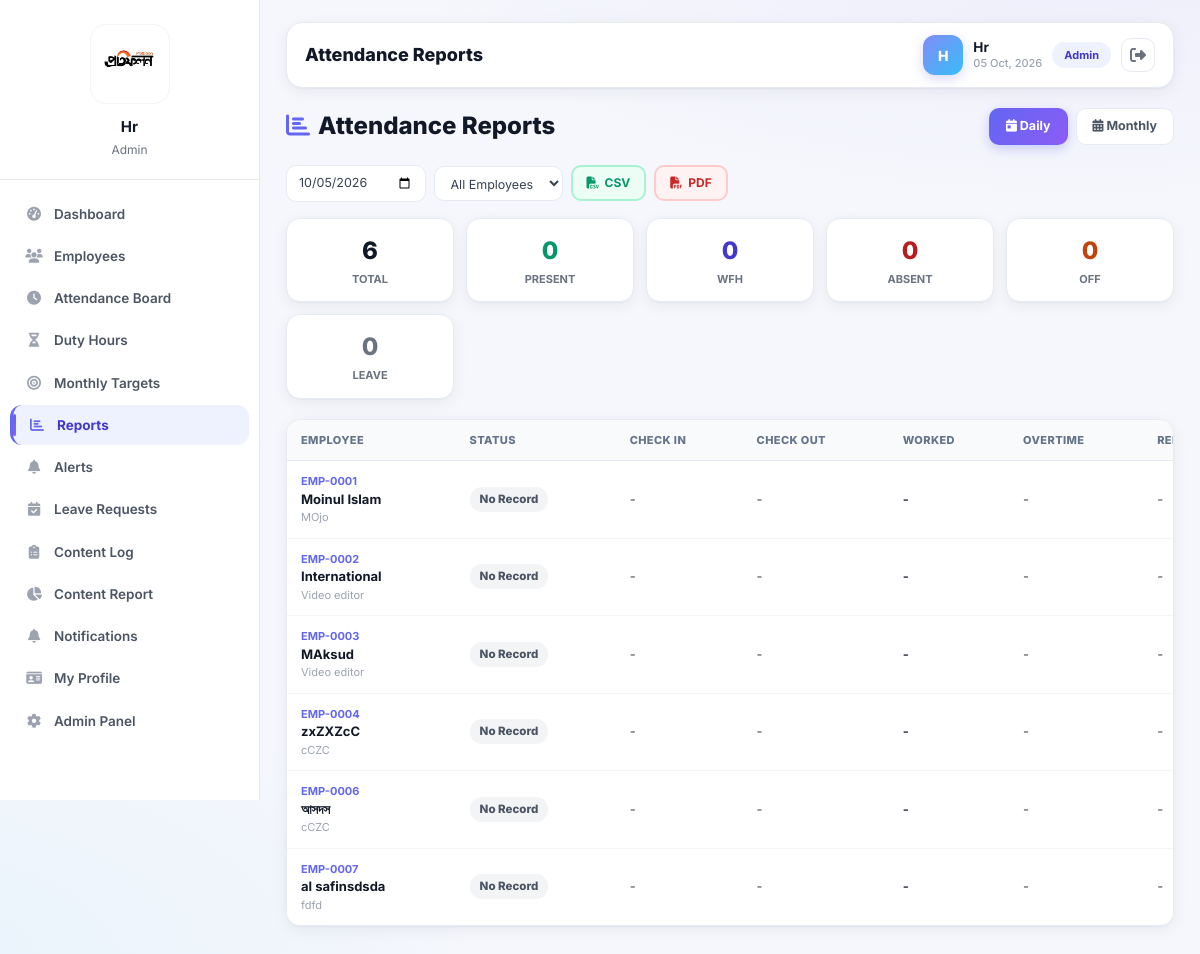
Screenshot of /attendance/reports/ (signed in) with the database file from the repository.
### employees/models.py (models this page shows, shortened)
class OfficeSetting(models.Model):
    title = models.CharField(max_length=120, default='Office')
    logo = models.ImageField(upload_to='office/', blank=True, null=True)
    office_lat = models.FloatField(null=True, blank=True)
    office_lng = models.FloatField(null=True, blank=True)
    office_radius = models.IntegerField(default=200, help_text='মিটারে')
    class Meta:
        verbose_name_plural = 'Office Settings'
    @classmethod
    def load(cls):
        obj, _ = cls.objects.get_or_create(pk=1)
        return obj

class Employee(models.Model):
    DUTY_CHOICES = [
        ('office', 'Office'),
        ('wfh', 'Work From Home'),
        ('field', 'Field'),
        ('mojo', 'Mojo (No Attendance)'),
    ]
    STATUS_CHOICES = [
        ('active', 'Active'),
        ('inactive', 'Inactive'),
    ]
    name = models.CharField(max_length=120)
    photo = models.ImageField(upload_to='employees/', blank=True, null=True)
    emp_id = models.CharField(max_length=20, unique=True, blank=True)
    designation = models.CharField(max_length=100)
    department = models.CharField(max_length=100)
    joining_date = models.DateField()
    mobile = models.CharField(max_length=20, blank=True)
    email = models.EmailField(blank=True)
    address = models.TextField(blank=True)
    salary = models.DecimalField(max_digits=10, decimal_places=2, default=0)
    duty_group = models.CharField(max_length=10, choices=DUTY_CHOICES, default='office')
    target_hours = models.FloatField(default=8)
    status = models.CharField(max_length=10, choices=STATUS_CHOICES, default='active')
    emergency1_name = models.CharField(max_length=80, blank=True, verbose_name='Emergency 1 Name')
    emergency1_mobile = models.CharField(max_length=20, blank=True, verbose_name='Emergency 1 Mobile')
    emergency2_name = models.CharField(max_length=80, blank=True, verbose_name='Emergency 2 Name')
    emergency2_mobile = models.CharField(max_length=20, blank=True, verbose_name='Emergency 2 Mobile')
    nid = models.CharField(max_length=30, blank=True, verbose_name='Employee NID')
    nid_image = models.ImageField(upload_to='nid_images/', blank=True, null=True, verbose_name='Employee NID Image')
    father_nid = models.CharField(max_length=30, blank=True, verbose_name="Father's NID")
    father_nid_image = models.ImageField(upload_to='nid_images/', blank=True, null=True, verbose_name="Father's NID Image")
    mother_nid = models.CharField(max_length=30, blank=True, verbose_name="Mother's NID")
    mother_nid_image = models.ImageField(upload_to='nid_images/', blank=True, null=True, verbose_name="Mother's NID Image")
    user = models.OneToOneField('auth.User', on_delete=models.SET_NULL, null=True, blank=True, related_name='employee')
    class Meta:
        ordering = ['emp_id']

### accounts/models.py (models this page shows, shortened)
class Profile(models.Model):
    user = models.OneToOneField(settings.AUTH_USER_MODEL,
                                on_delete=models.CASCADE,
                                related_name='profile')
    role = models.CharField(max_length=20, choices=ROLE_CHOICES, default='employee')

### accounts/decorators.py (the view)
        @login_required(login_url='login')
        def wrapper(request, *args, **kwargs):
            prof = getattr(request.user, 'profile', None)
            ok = request.user.is_superuser or (prof and prof.role in roles)
            if not ok:
                messages.error(request, 'You do not have permission.')
                return redirect('dashboard')
            return view(request, *args, **kwargs)

### templates/attendance/reports.html (shortened to what this page needs)
{% extends "app_base.html" %}
{% block page_title %}Attendance Reports{% endblock %}
{% block content %}
<div class="ar-header fade-in">
  <h4><i class="fas fa-chart-bar me-2" style="color:#6366f1;"></i>Attendance Reports</h4>
  <div class="ar-tabs">
    <a class="ar-tab {% if view_type == 'daily' %}on{% endif %}" href="?type=daily&date={{ day|date:'Y-m-d' }}{% if emp_id %}&emp={{ emp_id }}{% endif %}">
      <i class="fas fa-calendar-day"></i> Daily
    </a>
    <a class="ar-tab {% if view_type == 'monthly' %}on{% endif %}" href="?type=monthly&month={{ year }}-{{ month|stringformat:'02d' }}{% if emp_id %}&emp={{ emp_id }}{% endif %}">
      <i class="fas fa-calendar-alt"></i> Monthly
    </a>
  </div>
</div>
{% if view_type == 'daily' %}
<form method="get" class="ar-filter fade-in" style="margin-bottom:16px;">
  <input type="date" name="date" value="{{ day|date:'Y-m-d' }}" onchange="this.form.submit()">
  <select name="emp" onchange="this.form.submit()">
    <option value="">All Employees</option>
  </select>
  <a class="ar-dl ar-dl-csv" href="{% url 'download_csv' %}?type=daily&date={{ day|date:'Y-m-d' }}{% if emp_id %}&emp={{ emp_id }}{% endif %}">
    <i class="fas fa-file-csv"></i> CSV
  </a>
  <a class="ar-dl ar-dl-pdf" href="{% url 'download_pdf' %}?type=daily&date={{ day|date:'Y-m-d' }}{% if emp_id %}&emp={{ emp_id }}{% endif %}">
    <i class="fas fa-file-pdf"></i> PDF
  </a>
</form>
<div class="ar-stats fade-in">
  <div class="ar-stat"><div class="val">{{ counts.total }}</div><div class="lbl">Total</div></div>
  <div class="ar-stat"><div class="val" style="color:#059669;">{{ counts.present }}</div><div class="lbl">Present</div></div>
  <div class="ar-stat"><div class="val" style="color:#4338ca;">{{ counts.wfh }}</div><div class="lbl">WFH</div></div>
  <div class="ar-stat"><div class="val" style="color:#b91c1c;">{{ counts.absent }}</div><div class="lbl">Absent</div></div>
  <div class="ar-stat"><div class="val" style="color:#c2410c;">{{ counts.off }}</div><div class="lbl">Off</div></div>
  <div class="ar-stat"><div class="val" style="color:#6b7280;">{{ counts.leave }}</div><div class="lbl">Leave</div></div>
</div>
<div class="ar-card fade-in">
  <table>
    <thead>
      <tr>
        <th>Employee</th>
        <th>Status</th>
        <th>Check In</th>
        <th>Check Out</th>
        <th>Worked</th>
        <th>Overtime</th>
        <th>Remaining</th>
      </tr>
    </thead>
    <tbody>
      {% for r in rows %}
      <tr>
        <td>
          <div class="ar-emp-id">{{ r.emp.emp_id }}</div>
          <div class="ar-emp">{{ r.emp.name }}</div>
          <div class="ar-emp-desig">{{ r.emp.designation }}</div>
        </td>
        <td>
          {% if r.att %}
            {% if r.att.status == 'present' %}<span class="badge-present">Present</span>
            {% elif r.att.status == 'wfh' %}<span class="badge-wfh">WFH</span>
            {% elif r.att.status == 'absent' %}<span class="badge-absent">Absent</span>
            {% else %}<span class="badge-off">Off</span>{% endif %}
          {% else %}
            {% if r.leave %}<span class="badge-leave">On Leave</span>
            {% else %}<span class="badge-leave">No Record</span>{% endif %}
          {% endif %}
        </td>
        <td>{% if r.att and r.att.check_in %}{{ r.att.check_in|time:"h:i A" }}{% else %}-{% endif %}</td>
        <td>{% if r.att and r.att.check_out %}{{ r.att.check_out|time:"h:i A" }}{% else %}-{% endif %}</td>
        <td><strong>{{ r.worked_str }}</strong></td>
        <td>{% if r.ot_str != '-' %}<span class="badge-ot">{{ r.ot_str }}</span>{% else %}-{% endif %}</td>
        <td>{% if r.rem_str == 'Done' %}<span class="badge-done">Done ✓</span>{% else %}{{ r.rem_str }}{% endif %}</td>
      </tr>
      {% empty %}
      <tr><td colspan="7" style="text-align:center;padding:30px;color:#9ca3af;">No data</td></tr>
      {% endfor %}
    </tbody>
  </table>
</div>
{% endif %}
{% endblock %}

### templates/app_base.html (shortened to what this page needs)
{% extends "base.html" %}
{% block body %}
<div class="app-shell">
  {% include "partials/sidebar.html" %}
 <main class="main-content" style="margin-left: 260px; transition: margin-left 0.3s ease;">
    <div class="top-bar">
      <div class="d-flex align-items-center">
        <h4>{% block page_title %}Dashboard{% endblock %}</h4>
      </div>
      <div class="top-chip">
        {% if user_emp and user_emp.photo %}
          <img src="{{ user_emp.photo.url }}"
               alt="{{ user_emp.name }}"
               class="chip-avatar-img">
        {% else %}
          <div class="chip-avatar">{{ initials|default:user.username|slice:":1"|upper }}</div>
        {% endif %}
        <div class="d-none d-sm-block">
          <div class="chip-name">{{ display_name|default:user.get_full_name|default:user.username|title }}</div>
          <div class="chip-role">{% now "d M, Y" %}</div>
        </div>
        <span class="role-badge role-{{ role_key }}">{{ role_label }}</span>
        <form method="post" action="{% url 'logout' %}" style="display:inline;">
          <button class="logout-btn" title="Logout"><i class="fas fa-sign-out-alt"></i></button>
        </form>
      </div>
    </div>
    {% block content %}{% endblock %}
  </main>
</div>
{% endblock %}

### templates/partials/sidebar.html (shortened to what this page needs)
{% load static %}
<aside class="sidebar" id="sidebar">
  <div class="sidebar-header">
    <div class="sidebar-logo-wrap">
      {% if user_emp and user_emp.photo %}
        <img src="{{ user_emp.photo.url }}" class="sidebar-logo" alt="{{ user_emp.name }}">
      {% elif office.logo %}
        <img src="{{ office.logo.url }}" class="sidebar-logo" alt="Logo">
      {% endif %}
    </div>
    {% if user_emp %}
      <div class="sidebar-user-name">{{ user_emp.name }}</div>
      <div class="sidebar-user-role">{{ user_emp.designation }}</div>
    {% elif user.get_full_name %}
      <div class="sidebar-user-name">{{ user.get_full_name }}</div>
      <div class="sidebar-user-role">{{ role_label }}</div>
    {% else %}
      <div class="sidebar-user-name">{{ user.username|title }}</div>
      <div class="sidebar-user-role">{{ role_label }}</div>
    {% endif %}
  </div>
  <ul class="sidebar-nav">
    <li>
      <a href="{% url 'dashboard' %}" class="{% if request.resolver_match.url_name == 'dashboard' %}active{% endif %}">
        <i class="fas fa-tachometer-alt"></i> Dashboard
      </a>
    </li>
    {% if role_key == 'admin' %}
    <li>
      <a href="{% url 'employee_list' %}" class="{% if request.resolver_match.url_name|slice:':8' == 'employee' %}active{% endif %}">
        <i class="fas fa-users"></i> Employees
      </a>
    </li>
    {% endif %}
    {% if role_key == 'admin' or role_key == 'supervisor' %}
    <li>
      <a href="{% url 'attendance_board' %}" class="{% if request.resolver_match.url_name == 'attendance_board' %}active{% endif %}">
        <i class="fas fa-clock"></i> Attendance Board
      </a>
    </li>
    <li>
      <a href="{% url 'duty_hours' %}" class="{% if request.resolver_match.url_name == 'duty_hours' %}active{% endif %}">
        <i class="fas fa-hourglass-half"></i> Duty Hours
      </a>
    </li>
        <li>
      <a href="{% url 'monthly_targets' %}" class="{% if request.resolver_match.url_name == 'monthly_targets' %}active{% endif %}">
        <i class="fas fa-bullseye"></i> Monthly Targets
      </a>
    </li>
    <li>
      <a href="{% url 'attendance_reports' %}" class="{% if request.resolver_match.url_name == 'attendance_reports' %}active{% endif %}">
        <i class="fas fa-chart-bar"></i> Reports
      </a>
    </li>
    <li>
      <a href="{% url 'attendance_alerts' %}" class="{% if request.resolver_match.url_name == 'attendance_alerts' %}active{% endif %}">
        <i class="fas fa-bell"></i> Alerts
      </a>
    </li>
    {% endif %}
    {% if role_key == 'admin' %}
    <li>
      <a href="{% url 'manage_leaves' %}" class="{% if request.resolver_match.url_name == 'manage_leaves' %}active{% endif %}">
        <i class="fas fa-calendar-check"></i> Leave Requests
      </a>
    </li>
    {% else %}
    <li>
      <a href="{% url 'my_leaves' %}" class="{% if request.resolver_match.url_name == 'my_leaves' %}active{% endif %}">
        <i class="fas fa-calendar-check"></i> My Leave
      </a>
    </li>
    {% endif %}
    <li>
      <a href="{% url 'content_log' %}" class="{% if request.resolver_match.url_name == 'content_log' or request.resolver_match.url_name == 'content_log_add' or request.resolver_match.url_name == 'content_log_edit' %}active{% endif %}">
        <i class="fas fa-clipboard-list"></i> Content Log
      </a>
    </li>
    <li>
      <a href="{% url 'content_report' %}" class="{% if request.resolver_match.url_name == 'content_report' %}active{% endif %}">
        <i class="fas fa-chart-pie"></i> Content Report
      </a>
    </li>
    <li>
      <a href="{% url 'notification_list' %}" class="{% if request.resolver_match.url_name|slice:':12' == 'notification' %}active{% endif %}">
        <i class="fas fa-bell"></i> Notifications
      </a>
    </li>
    <li>
      <a href="{% url 'my_profile' %}" class="{% if request.resolver_match.url_name == 'my_profile' %}active{% endif %}">
        <i class="fas fa-id-card"></i> My Profile
      </a>
    </li>
    {% if role_key == 'admin' %}
    <li>
      <a href="/admin/">
        <i class="fas fa-cog"></i> Admin Panel
      </a>
    </li>
    {% endif %}
  </ul>
</aside>

### rows the page displays
OfficeSetting: logo (picture)
Profile: role "Admin"
Employee: emp.emp_id "EMP-0001", emp.name "Moinul Islam", emp.designation "MOjo", worked_str "-", rem_str "-"
Employee: emp.emp_id "EMP-0002", emp.name "International", emp.designation "Video editor", worked_str "-", rem_str "-"
Employee: emp.emp_id "EMP-0003", emp.name "MAksud", emp.designation "Video editor", worked_str "-", rem_str "-"
Employee: emp.emp_id "EMP-0004", emp.name "zxZXZcC", emp.designation "cCZC", worked_str "-", rem_str "-"
Employee: emp.emp_id "EMP-0006", emp.name "আসদস", emp.designation "cCZC", worked_str "-", rem_str "-"
Employee: emp.emp_id "EMP-0007", emp.name "al safinsdsda", emp.designation "fdfd", worked_str "-", rem_str "-"

### other values shown
{{ user.username|title }} "Hr"
{{ initials|default:user.username|slice:":1"|upper }} "H"
{{ display_name|default:user.get_full_name|default:user.username|title }} "Hr"
{{ counts.total }} "6"
{{ counts.present }} "0"
{{ counts.wfh }} "0"
{{ counts.absent }} "0"
{{ counts.off }} "0"
{{ counts.leave }} "0"
